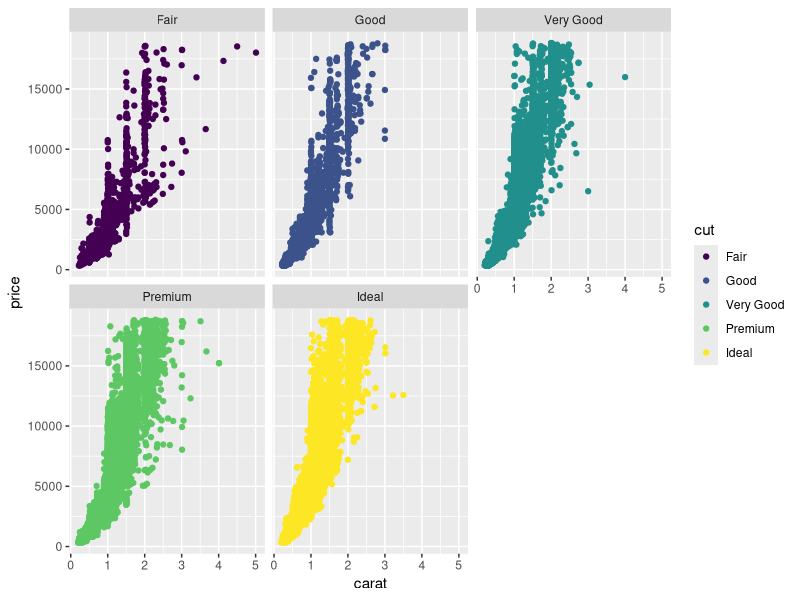
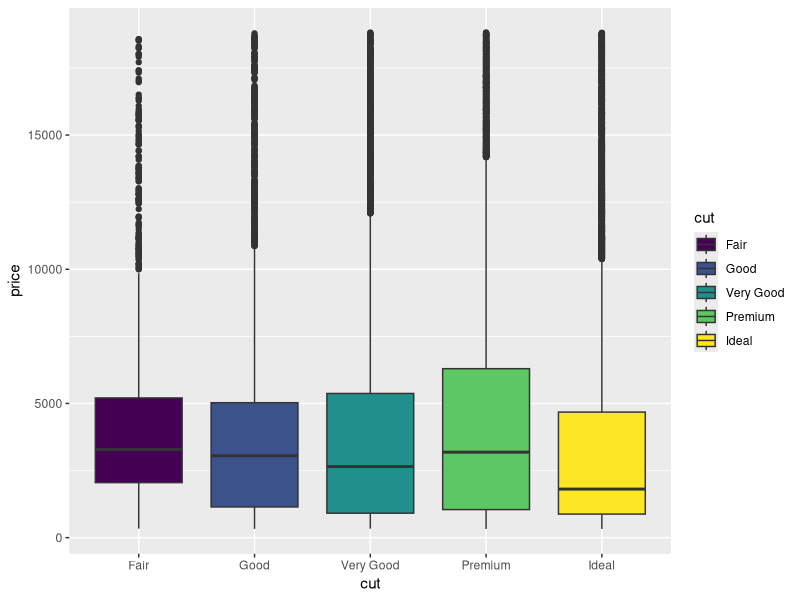
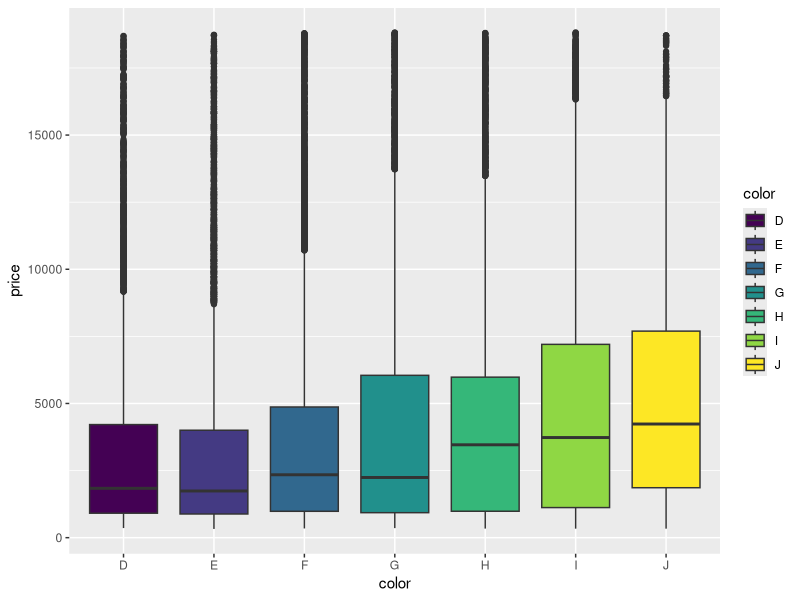
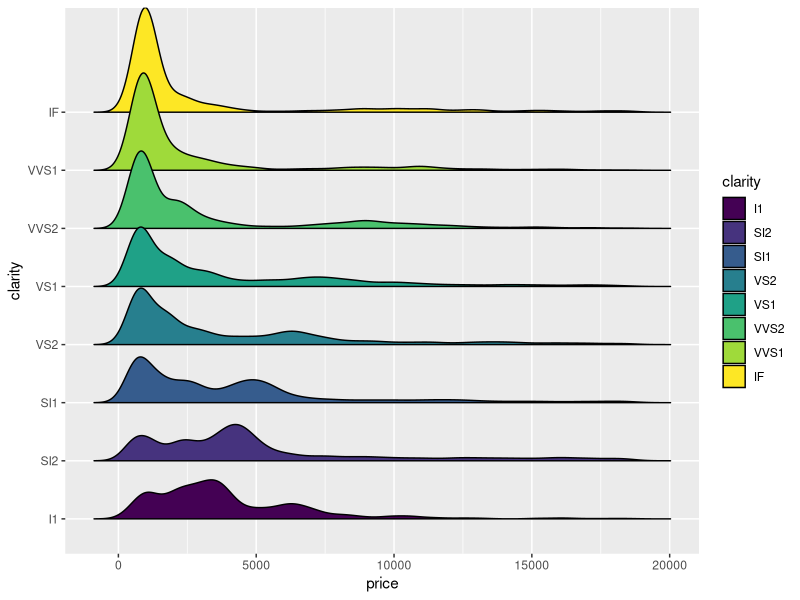

The R source for these figures, in order:
## ---- chunk 1
#| warning: false
#| message: false
library(tidyverse)
diamonds
glimpse(diamonds) # ¿cuál es la diferencia?
## ---- chunk 2
#| message: false
diamonds |> ggplot(aes(x = carat, y = price, color = cut)) +
  geom_point() +
  facet_wrap(facets = ~cut)

diamonds |> ggplot(aes(x = cut, y = price, fill = cut)) +
  geom_boxplot()

diamonds |> ggplot(aes(x = color, y = price, fill = color)) +
  geom_boxplot()

library(ggridges)
diamonds |> ggplot(aes(x = price, y = clarity, fill = clarity)) +
  geom_density_ridges2()
## ---- chunk 3
diamonds |> arrange(price)
diamonds |> arrange(desc(price))
## ---- chunk 4
diamonds |> distinct(cut)
diamonds |> distinct(color, clarity) |> arrange(color, desc(clarity))
## ---- chunk 5
diamonds |> distinct(clarity, color, .keep_all = TRUE)
## ---- chunk 6
2 == 5 # FALSE
3 >= 0 # TRUE
2 < -3 # FALSE
3 != 6 # TRUE
## ---- chunk 7
(2 > 0) & (10 > 20) # TRUE y FALSE es FALSE
(2 > 0) | (10 > 20) # TRUE o FALSE es TRUE
## ---- chunk 8
c(2,6,9,3) >= 5
(c(7, 2, 9, 3, 1) < 4) & (c(1, 2, 8, 2, 0))
## ---- chunk 9
set.seed(123)
data_prueba <- tibble(
  var1 = sample(c("a", "b", "c"), 10, replace = T),
  var2 = runif(10, 3, 7),
  var3 = runif(10)
)
data_prueba
## ---- chunk 10
data_prueba |> filter(c(T,F,F,T,F,F,F,F,F,F))
## ---- chunk 11
data_prueba |> filter(var3 > 0.7)
## ---- chunk 12
data_prueba |> filter(var1 == "c" & var3 < 0.65)
## ---- chunk 13
glimpse(diamonds)
## ---- chunk 14
diamonds |> 
  filter(cut == "Ideal" & color == "D" & clarity == "IF")
## ---- chunk 15
x_inf <- quantile(diamonds$price, probs = 0.01)
x_sup <- quantile(diamonds$price, probs = 0.99)
diamonds |> 
  filter(price < x_inf | price > x_sup) |> 
  arrange(desc(price))
## ---- chunk 16
diamonds |> 
  filter(clarity == "I1" | clarity == "SI2" | clarity == "SI1")
## ---- chunk 17
diamonds |> filter(clarity %in% c("I1", "SI2", "SI1", "VS2"))
## ---- chunk 18
var_inventada <- sample(c("c1", "c2", "c3"), size = nrow(diamonds), replace = T)
diamonds |> 
  mutate(
    var_nueva = var_inventada, # una variable externa
    var_nueva2 = runif(nrow(diamonds)), # una creada en el momento
    var_nueva3 = x + y + y # una con las variables existentes en la base de datos
  ) |> glimpse()
## ---- chunk 19
diamonds |> 
  mutate(
    var_nueva = var_inventada,
    var_nueva2 = runif(nrow(diamonds)),
    var_nueva3 = x + y + z,
    .keep = "used",
    .after = x
  )
## ---- chunk 20
diamonds |> 
  rename(
    precio = price,
    peso = carat,
    corte = cut, 
    claridad = clarity
  )
